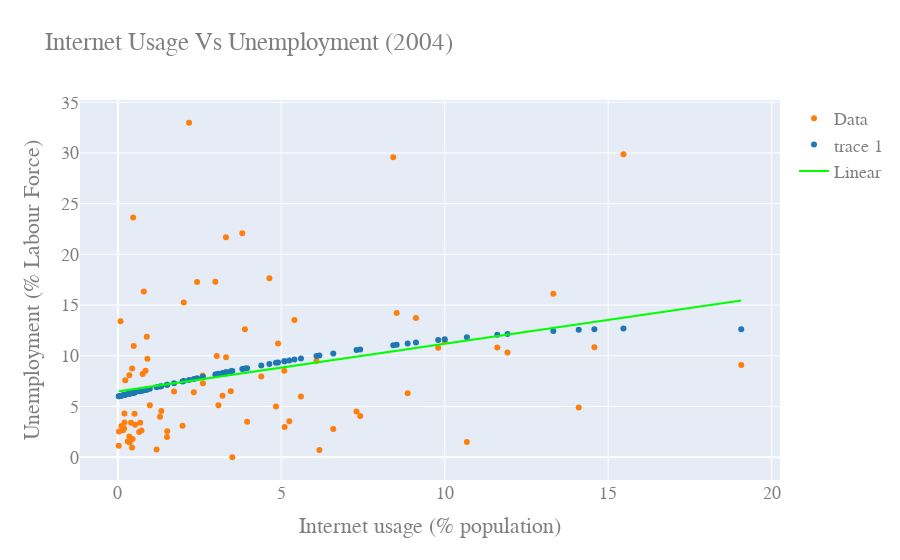

This figure's notebook cell:
### Code cell
data2004_Unempl = pd.read_csv("Developing(all variables)04.csv")

Country_Name = data2004_Unempl['countryName']
IU04_Unempl = data2004_Unempl['IU04']

Unemployment04 = data2004_Unempl['Unemployment04']


slopeUnemployment04, interceptUnemployment04, r_valueUnemployment04, p_valueUnemployment04, std_errUnemployment04 = stats.linregress(IU04_Unempl,Unemployment04)
lineUnemployment04 = slopeUnemployment04*IU04_Unempl+interceptUnemployment04

#use 3rd order due to up curve at IU-0
#p1 = np.polyfit(IU04,Unemployment04,3)

p7 = np.polyfit(IU04_Unempl,Unemployment04,2)

yfit7 = p7[0]*IU04_Unempl**2+p7[1]*IU04_Unempl**1+p7[2]
#yfit3 = p3[0]*IU04**3+p3[1]*IU04**2+p3[2]*IU04+p3[3]



yresid7 = Unemployment04 - yfit7

SSresid7 = sum(pow(yresid7,2))

SStotal7 = len(Unemployment04)*statistics.variance(Unemployment04)

rsq7 = 1 - SSresid7/SStotal7


y7resid = Unemployment04 - lineUnemployment04


SS7resid = sum(pow(y7resid,2))

SS7total = len(Unemployment04)*statistics.variance(Unemployment04)

rsq_7 = 1 - SS7resid/SS7total

print("R^2 value for linear fit: " +str(rsq_7))
#print("Model Coefficients: "+str(slopeUnemployment04)+" , "+str(interceptUnemployment04))
print("Model Coefficients: ["+str(slopeUnemployment04)+","+str(interceptUnemployment04)+"]")
print("Correlation coefficient: "+str(np.corrcoef(IU04,Unemployment04)[0][1]))

print("R^2 value for fit: " +str(rsq7))
#print("Model Coefficients: ["+str(slopeUnemployment04)+" , "+str(interceptUnemployment04)+"]")
print("Model Coefficients: "+str(p7))
print("Correlation coefficient: "+str(np.corrcoef(IU04_Unempl,Unemployment04)[0][1]))



figUnemployment04 = go.Figure()

figUnemployment04.add_trace(go.Scatter(
    x= IU04_Unempl,
    y= Unemployment04,
    mode='markers',      # this sets its legend entry
    marker=go.Marker(color='rgb(255, 127, 14)'),
    name="Data",
    text=Country_Name,
    textposition="top center"
))

figUnemployment04.add_trace(go.Scatter(
    x=IU04_Unempl,
    y=np.polyval(p7,IU04_Unempl),
    mode='markers',
    marker=go.Marker(color='rgb(31, 119, 180)'),
    #name="y=" +str(1.02449924)+"x^2-"+str(34.18513794)+"x"+str(273.79980863)
))

figUnemployment04.add_trace(go.Scatter(
    x=IU04,
    y=lineUnemployment04,
    #y=np.polyval(p1,IU04),
    mode='lines',
    marker=go.Marker(color='rgb(0, 255, 0)'),
    name="Linear"
))

figUnemployment04.update_layout(
    title="Internet Usage Vs Unemployment (2004)",
    xaxis_title="Internet usage (% population)",
    yaxis_title="Unemployment (% Labour Force)",
    font=dict(
        family="Courier New, monospace",
        size=18,
        color="#7f7f7f"
    )
)

figUnemployment04.show()

### Figure 1 — Plotly figure (JSON) as saved in the notebook; plotly's stock layout.template omitted (floating-point values rounded to 4 significant figures)
{"data": [{"marker": {"color": "rgb(255, 127, 14)"}, "mode": "markers", "name": "Data", "text": ["Afghanistan", "Albania", "Algeria", "Angola", "Armenia", "Bangladesh", "Belize", "Benin", "Bosnia and Herzegovina", "Botswana", "Brazil", "Burkina Faso", "Burundi", "Cambodia", "Cameroon", "Central African Republic", "Chad", "China", "Colombia", "Comoros", "Dominican Republic", "Ecuador", "Egypt", "El Salvador", "Equatorial Guinea", "Ethiopia", "Fiji", "Gabon", "Gambia", "Georgia", "Ghana", "Guatemala", "Guinea", "Haiti", "Honduras", "India", "Indonesia", "Iraq", "Jamaica", "Kenya", "Kiribati", "Kyrgyzstan", "Lesotho", "Liberia", "Madagascar", "Malawi", "Maldives", "Mali", "Mauritania", "Morocco", "Mozambique", "Myanmar", "Namibia", "Nepal", "Nicaragua", "Niger", "Nigeria", "Pakistan", "Papua New Guinea", "Paraguay", "Peru", "Philippines", "Rwanda", "Samoa", "Sao Tome and Principe", "Senegal", "Sierra Leone", "Solomon Islands", "South Africa", "Sudan", "Suriname", "Tajikistan", "Thailand", "Togo", "Tonga", "Tunisia", "Turkey", "Turkmenistan", "Uganda", "Uzbekistan", "Yemen", "Zambia"], "textposition": "top center", "type": "scatter", "x": [0.1058, 2.42, 4.634, 0.4648, 4.899, 0.199, 9.8, 1.183, 15.47, 3.305, 19.07, 0.4003, 0.3491, 0.3004, 0.9761, 0.2234, 0.3609, 7.3, 9.119, 1.327, 8.866, 4.834, 11.92, 3.2, 0.8439, 0.1553, 7.413, 2.979, 3.308, 3.886, 1.717, 5.1, 0.5088, 5.401, 5.6, 1.976, 2.6, 0.9, 10, 3.024, 3.5, 5.09, 2.176, 0.03101, 0.5254, 0.3475, 6.588, 0.4328, 0.4815, 11.61, 0.6794, 0.02434, 3.805, 0.4498, 2.321, 0.1899, 1.286, 6.164, 1.508, 3.452, 14.1, 5.244, 0.4309, 3.076, 13.32, 4.386, 0.203, 0.6497, 8.425, 0.7916, 6.076, 0.07748, 10.68, 1.5, 3.952, 8.529, 14.58, 0.7541, 0.72, 2.594, 0.8812, 2.014], "y": [3.087, 17.27, 17.65, 23.64, 11.22, 4.302, 10.8, 0.769, 29.87, 21.68, 9.105, 3.39, 2.045, 1.562, 5.116, 7.6, 1.469, 4.5, 13.72, 4.571, 6.303, 5.002, 10.32, 6.05, 8.536, 2.665, 4.063, 17.3, 9.858, 12.62, 6.47, 2.971, 4.298, 13.54, 5.99, 3.098, 7.303, 9.716, 11.44, 9.969, 0, 8.53, 32.97, 2.526, 3.202, 8.094, 2.783, 8.75, 10.95, 10.83, 3.407, 1.136, 22.09, 1.805, 6.41, 2.837, 3.98, 0.715, 2.552, 6.513, 4.901, 3.553, 0.963, 5.137, 16.12, 7.958, 3.42, 2.485, 29.58, 16.34, 9.49, 13.41, 1.51, 1.999, 3.492, 14.23, 10.84, 8.215, 2.645, 8.058, 11.87, 15.27]}, {"marker": {"color": "rgb(31, 119, 180)"}, "mode": "markers", "type": "scatter", "x": [0.1058, 2.42, 4.634, 0.4648, 4.899, 0.199, 9.8, 1.183, 15.47, 3.305, 19.07, 0.4003, 0.3491, 0.3004, 0.9761, 0.2234, 0.3609, 7.3, 9.119, 1.327, 8.866, 4.834, 11.92, 3.2, 0.8439, 0.1553, 7.413, 2.979, 3.308, 3.886, 1.717, 5.1, 0.5088, 5.401, 5.6, 1.976, 2.6, 0.9, 10, 3.024, 3.5, 5.09, 2.176, 0.03101, 0.5254, 0.3475, 6.588, 0.4328, 0.4815, 11.61, 0.6794, 0.02434, 3.805, 0.4498, 2.321, 0.1899, 1.286, 6.164, 1.508, 3.452, 14.1, 5.244, 0.4309, 3.076, 13.32, 4.386, 0.203, 0.6497, 8.425, 0.7916, 6.076, 0.07748, 10.68, 1.5, 3.952, 8.529, 14.58, 0.7541, 0.72, 2.594, 0.8812, 2.014], "y": [6.071, 7.788, 9.192, 6.354, 9.344, 6.145, 11.56, 6.902, 12.69, 8.377, 12.62, 6.304, 6.264, 6.226, 6.747, 6.165, 6.273, 10.57, 11.32, 7.009, 11.22, 9.307, 12.16, 8.309, 6.647, 6.111, 10.62, 8.164, 8.379, 8.743, 7.293, 9.457, 6.389, 9.623, 9.731, 7.478, 7.911, 6.689, 11.62, 8.194, 8.502, 9.452, 7.619, 6.012, 6.401, 6.263, 10.24, 6.329, 6.367, 12.09, 6.521, 6.006, 8.693, 6.343, 7.719, 6.138, 6.979, 10.03, 7.142, 8.471, 12.56, 9.537, 6.328, 8.228, 12.44, 9.046, 6.149, 6.498, 11.05, 6.607, 9.98, 6.049, 11.83, 7.136, 8.784, 11.09, 12.62, 6.578, 6.552, 7.906, 6.675, 7.505]}, {"marker": {"color": "rgb(0, 255, 0)"}, "mode": "lines", "name": "Linear", "type": "scatter", "x": [0.1058, 2.42, 4.634, 0.4648, 4.899, 0.199, 9.8, 1.183, 15.47, 3.305, 19.07, 0.4003, 0.3491, 0.3004, 0.9761, 0.2234, 0.3609, 7.3, 9.119, 1.327, 8.866, 4.834, 11.92, 3.2, 0.8439, 0.1553, 7.413, 2.979, 3.308, 3.886, 1.717, 5.1, 0.5088, 5.401, 5.6, 1.976, 2.6, 0.9, 10, 3.024, 3.5, 5.09, 2.176, 0.03101, 0.5254, 0.3475, 6.588, 0.4328, 0.4815, 11.61, 0.6794, 0.02434, 3.805, 0.4498, 2.321, 0.1899, 1.286, 6.164, 1.508, 3.452, 14.1, 5.244, 0.4309, 3.076, 13.32, 4.386, 0.203, 0.6497, 8.425, 0.7916, 6.076, 0.07748, 10.68, 1.5, 3.952, 8.529, 14.58, 0.7541, 0.72, 2.594, 0.8812, 2.014], "y": [6.54, 7.627, 8.667, 6.709, 8.792, 6.584, 11.09, 7.046, 13.76, 8.043, 15.45, 6.679, 6.654, 6.632, 6.949, 6.595, 6.66, 9.92, 10.77, 7.114, 10.65, 8.761, 12.09, 7.994, 6.887, 6.563, 9.973, 7.89, 8.044, 8.316, 7.297, 8.886, 6.73, 9.028, 9.121, 7.419, 7.712, 6.913, 11.19, 7.911, 8.135, 8.882, 7.512, 6.505, 6.737, 6.654, 9.585, 6.694, 6.717, 11.94, 6.81, 6.502, 8.278, 6.702, 7.581, 6.58, 7.095, 9.386, 7.199, 8.112, 13.11, 8.954, 6.693, 7.935, 12.75, 8.551, 6.586, 6.796, 10.45, 6.862, 9.345, 6.527, 11.51, 7.195, 8.347, 10.5, 13.34, 6.845, 6.829, 7.709, 6.904, 7.436]}], "layout": {"font": {"color": "#7f7f7f", "family": "Courier New, monospace", "size": 18}, "title": {"text": "Internet Usage Vs Unemployment (2004)"}, "xaxis": {"title": {"text": "Internet usage (% population)"}}, "yaxis": {"title": {"text": "Unemployment (% Labour Force)"}}}}
